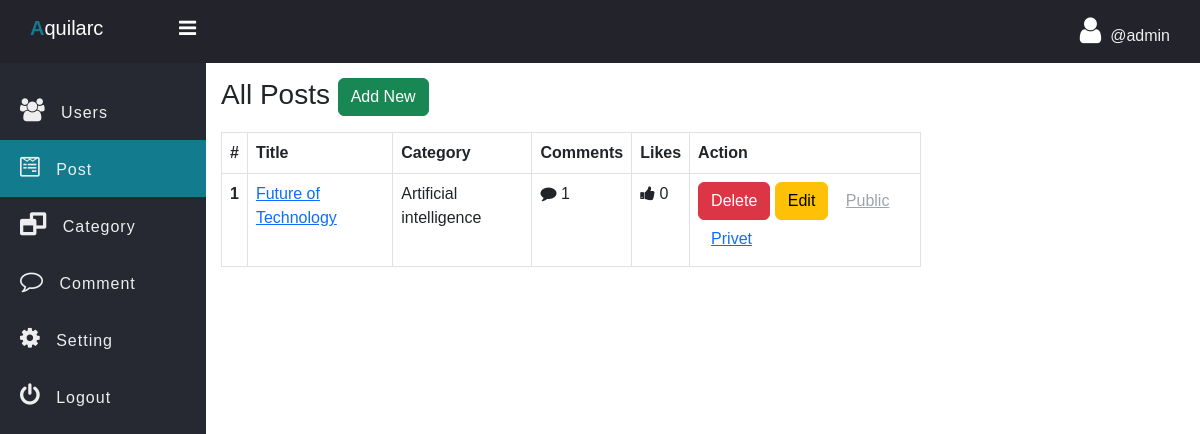
Page /blog/admin/Post.php (signed in) on the committed database.
### tables this page shows
CREATE TABLE `post` (
  `post_id` int(11) NOT NULL,
  `post_title` varchar(127) NOT NULL,
  `post_text` text NOT NULL,
  `category` int(11) NOT NULL,
  `publish` int(2) NOT NULL DEFAULT 1,
  `cover_url` varchar(255) NOT NULL DEFAULT 'default.jpg',
  `crated_at` datetime NOT NULL DEFAULT current_timestamp()
);

CREATE TABLE `category` (
  `id` int(11) NOT NULL,
  `category` varchar(127) NOT NULL
);

### blog/admin/data/Post.php (called while the page is built, shortened)
<?php
function getAllDeep($conn){
   $sql = "SELECT * FROM post";
   $stmt = $conn->prepare($sql);
   $stmt->execute();
   if($stmt->rowCount() >= 1){
         $data = $stmt->fetchAll();
         return $data;
   }else {
       return 0;
   }
}
function getCategoryById($conn, $id){
   $sql = "SELECT * FROM category WHERE id=?";
   $stmt = $conn->prepare($sql);
   $stmt->execute([$id]);
   if($stmt->rowCount() >= 1){
         $data = $stmt->fetch();
         return $data;
   }else {
       return 0;
   }
}

### blog/admin/data/Comment.php (called while the page is built, shortened)
<?php
function CountByPostID($conn, $id){
   $sql = "SELECT * FROM comment WHERE post_id=?";
   $stmt = $conn->prepare($sql);
   $stmt->execute([$id]);
   return $stmt->rowCount();
}
function likeCountByPostID($conn, $id){
   $sql = "SELECT * FROM post_like WHERE post_id=?";
   $stmt = $conn->prepare($sql);
   $stmt->execute([$id]);
   return $stmt->rowCount();
}

### blog/admin/Post.php (the view, shortened to what this page needs)
<?php
if (isset($_SESSION['admin_id']) && isset($_SESSION['username'])) {
 ?>
<!DOCTYPE html>
<html>
<head>
	<link rel="stylesheet" href="https://stackpath.bootstrapcdn.com/font-awesome/4.7.0/css/font-awesome.min.css">
	<link href="https://cdn.jsdelivr.net/npm/bootstrap@5.3.0/dist/css/bootstrap.min.css" rel="stylesheet">
	<link rel="stylesheet" href="../css/side-bar.css">
	<link rel="stylesheet" href="../css/style.css">
</head>
<body>
	<?php
	  include "inc/side-nav.php";
      include_once("data/Post.php");
      include_once("data/Comment.php");
      include_once("../db_conn.php");
      $posts = getAllDeep($conn);
	?>
	 <div class="main-table">
	 	<h3 class="mb-3">All Posts
	 		<a href="post-add.php" class="btn btn-success">Add New</a></h3>
	 	<?php if ($posts != 0) { ?>
	 	<table class="table t1 table-bordered">
		  <thead>
		    <tr>
		      <th scope="col">#</th>
		      <th>Title</th>
		      <th>Category</th>
		      <th>Comments</th>
		      <th>Likes</th>
		      <th>Action</th>
		    </tr>
		  </thead>
		  <tbody>
		  	<?php foreach ($posts as $post) {
		  	$category = getCategoryById($conn, $post['category']);
		  	?>
		    <tr>
		      <th scope="row"><?=$post['post_id'] ?></th>
		      <td><a href="single_post.php?post_id=<?=$post['post_id'] ?>"><?=$post['post_title'] ?></a></td>
		      <td>
		      	<?=$category['category']?>
		      </td>
		      <td>
		      	<i class="fa fa-comment" aria-hidden="true"></i>
		        <?php
                    echo CountByPostID($conn, $post['post_id']);
		         ?>
		      </td>
		      <td>
		      	<i class="fa fa-thumbs-up" aria-hidden="true"></i>
		        <?php
                    echo likeCountByPostID($conn, $post['post_id']);
		         ?>
		     </td>
		      <td>
		      	<a href="post-delete.php?post_id=<?=$post['post_id'] ?>" class="btn btn-danger">Delete</a>
		      	<a href="post-edit.php?post_id=<?=$post['post_id'] ?>" class="btn btn-warning">Edit</a>
                <?php
                   if ($post['publish'] == 1) {
                 ?>
		      	<a href="post-publish.php?post_id=<?=$post['post_id'] ?>&publish=1" class="btn btn-link disabled">Public</a>
		      	<a href="post-publish.php?post_id=<?=$post['post_id'] ?>&publish=0" class="btn btn-link " >Privet</a>
		      <?php }else{ ?>
		      	<a href="post-publish.php?post_id=<?=$post['post_id'] ?>&publish=1" class="btn btn-link ">Public</a>
		      	<a href="post-publish.php?post_id=<?=$post['post_id'] ?>&publish=0" class="btn btn-link disabled" >Privet</a>
		      <?php } ?>
		      </td>
		    </tr>
		    <?php } ?>
		  </tbody>
		</table>
	<?php }else{ ?>
		<div class="alert alert-warning">
			Empty!
		</div>
	<?php } ?>
	 </div>
	</section>
	</div>
</body>
</html>
<?php }else {
	header("Location: ../admin-login.php");
	exit;
} ?>

### blog/css/side-bar.css (style rules this page uses)
* { padding: 0; margin: 0; box-sizing: border-box; font-family: arial, sans-serif; }

### blog/css/style.css (style rules this page uses)
.main-table { width: 90%; max-width: 700px; }

### rows in the picture
post: post_id "1", post_title "Future of Technology", category.category "Artificial intelligence", post_id "0"

### other values in the picture
$_SESSION['username'] "admin"
